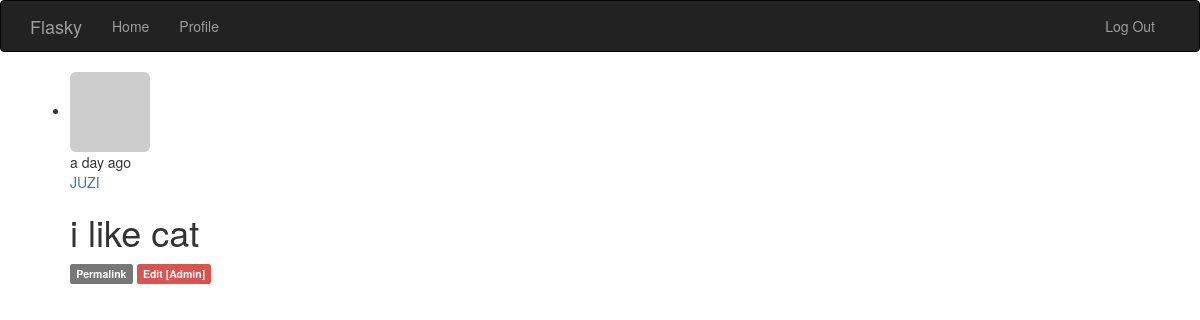
Page /post/2 (signed in) on the committed database.
### app/models.py (models this page shows, shortened)
class Post(db.Model):
    __tablename__='posts'
    id = db.Column(db.Integer,primary_key=True)
    body = db.Column(db.Text)
    timestamp = db.Column(db.DateTime,index=True,default=datetime.utcnow)
    author_id = db.Column(db.Integer,db.ForeignKey('users.id'))
    body_html = db.Column(db.Text)

class User(UserMixin,db.Model):
    __tablename__='users'
    id = db.Column(db.Integer,primary_key=True)
    email = db.Column(db.String(64),unique=True,index=True)
    role_id = db.Column(db.Integer,db.ForeignKey('roles.id'))
    username = db.Column(db.String(64), unique=True, index=True)
    password_hash=db.Column(db.String(128))
    confirmed = db.Column(db.Boolean,default=False)
    name = db.Column(db.String(64))
    location = db.Column(db.String(64))
    about_me = db.Column(db.Text())
    member_since = db.Column(db.DateTime(),default=datetime.utcnow)
    last_seen = db.Column(db.DateTime(),default=datetime.utcnow)
    avatar_hash = db.Column(db.String(32))
    posts = db.relationship('Post',backref='author',lazy='dynamic')
    followed = db.relationship('Follow',
                               foreign_keys=[Follow.follower_id],
                               backref=db.backref('follower', lazy='joined'),
                               lazy='dynamic',
                               cascade='all, delete-orphan')
    followers = db.relationship('Follow',
                                foreign_keys=[Follow.followed_id],
                                backref=db.backref('followed', lazy='joined'),
                                lazy='dynamic',
                                cascade='all, delete-orphan')
    def can(self,perm):
        return self.role is not None and self.role.has_permission(perm)
    def is_administrator(self):
        return self.can(Permission.ADMIN)
    def ping(self):
        self.last_seen = datetime.utcnow()
        db.session.add(self)
        db.session.commit()
    def gravatar_hash(self):
        return hashlib.md5(self.email.lower().encode('utf-8')).hexdigest()
    def gravatar(self,size=100,default='identicon',ratting='g'):
        if request.is_secure:
            url = 'https://secure.gravatar.com/avatar'
        else:
            url = 'http://www.gravatar.com/avatar'
        hash = self.gravatar_hash() or self.avatar_hash
        return '{url}/{hash}?s={size}&d={default}&r={ratting}'.format(url=url,hash=hash,size=size,default=default,ratting=ratting)
    @property
    def password(self):
        raise AttributeError('password is not a readable attribute')

### app/main/views.py (the view)
@main.route('/post/<int:id>')
def post(id):
    post = Post.query.get_or_404(id)
    return render_template('post.html',posts=[post])

### app/auth/views.py (called while the page is built)
@auth.before_app_request
def before_request():
    if current_user.is_authenticated:
        current_user.ping()
        if not current_user.confirmed \
                and request.blueprint != 'auth' \
                and request.endpoint != 'static':
            return redirect(url_for('auth.unconfirmed'))

### app/main/__init__.py (called while the page is built)
@main.app_context_processor
def inject_permissions():
    return dict(Permission=Permission)

### app/models.py (called while the page is built)
@login_manager.user_loader
def load_user(user_id):
    return User.query.get(int(user_id))

    def has_permission(self,perm):
        return self.permissions & perm ==perm

### app/templates/post.html (shortened to what this page needs)
{% extends "base.html" %}
{% block page_content %}
{% include '_posts.html' %}
{% endblock %}

### app/templates/_posts.html
<ul class="posts">
    {% for post in posts %}
    <li class="post">
        <div class="profile-thumbnail">
            <a href="{{ url_for('.user',username=post.author.username) }}">
                <img class="img-rounded profile-thumbnail" src="{{ post.author.gravatar(size=40) }}">
            </a>
        </div>
        <div class="post-content">
            <div class="post-date">{{ moment(post.timestamp).fromNow() }}</div>
            <div class="post-author">
                <a href="{{ url_for('.user',username=post.author.username) }}">
                    {{ post.author.username }}
                </a>
            </div>
            <div class="post-body">
                {% if post.body_html %}
                    {{ post.body_html|safe }}
                {% else %}
                    {{ post.body }}
                {% endif %}
            </div>
            <div class="post-footer">
                <a href="{{ url_for('.post', id=post.id) }}">
                    <span class="label label-default">Permalink</span>
                </a>
                {% if current_user == post.author %}
                <a href="{{ url_for('.edit',id=post.id) }}">
                    <span class="label label-primary">Edit</span>
                </a>
                {% elif current_user.is_administrator() %}
                <a href="{{ url_for('.edit',id=post.id) }}">
                    <span class="label label-danger">Edit [Admin]</span>
                </a>
                {% endif %}
            </div>
        </div>
    </li>
    {% endfor %}
</ul>

### rows in the picture
Post: timestamp "a day ago", author.username "JUZI", body_html "i like cat"
